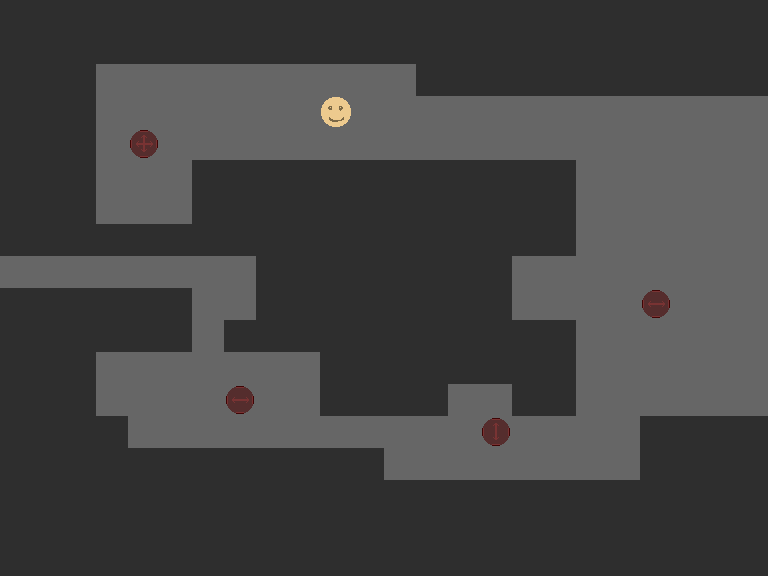

A 2D game scene composited from a Tiled map and its tileset images. What follows is a short description and the map's XML, with each tile layer's data collapsed to a summary:
An orthogonal 24x18 tile map with 32x32 px tiles, 2 tile layers (bg, fg).

<map version="1.0" orientation="orthogonal" renderorder="left-down" width="24" height="18" tilewidth="32" tileheight="32" nextobjectid="1">
 <tileset firstgid="1" source="tilset.tsx" />
 <layer name="bg" width="24" height="18">
  <data>[432 cells, 432 non-empty, 2 distinct tile ids]</data>
 </layer>
 <layer name="fg" width="24" height="18">
  <data>[432 cells, 5 non-empty, 4 distinct tile ids]</data>
 </layer>
</map>
